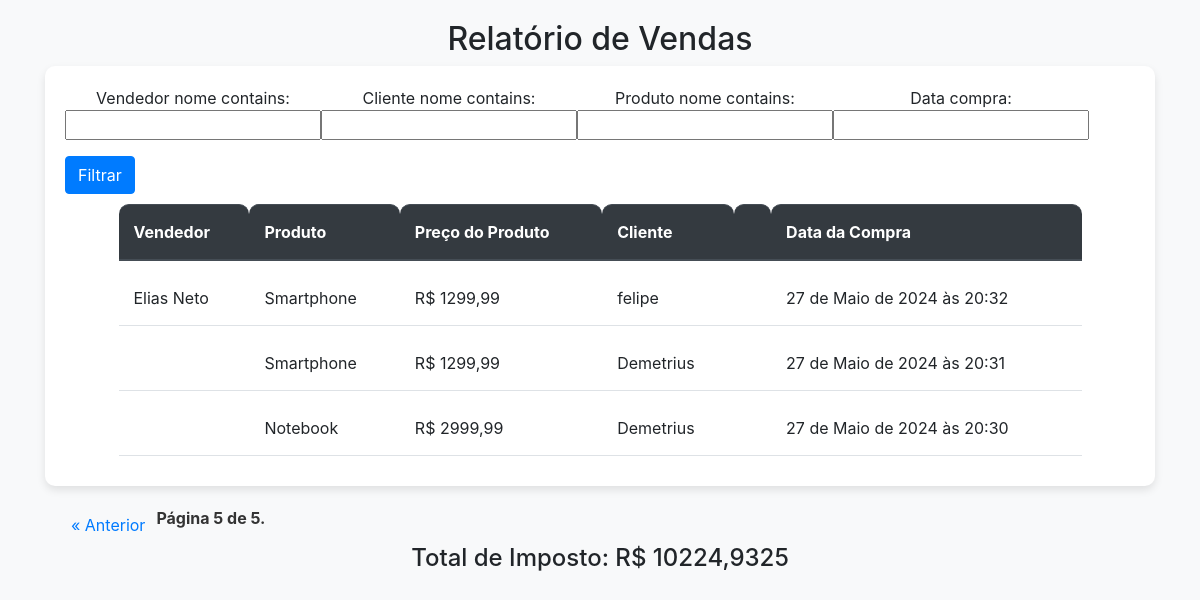
The page /relatorio/?page=5 on the database its author committed.
### estoque/models.py (models this page shows, shortened)
class Compra(models.Model):
    vendedor = models.ForeignKey(Vendedor, on_delete=models.SET_NULL, blank=True, null=True)
    cliente = models.ForeignKey(Cliente, on_delete=models.SET_NULL, blank=True, null=True)
    produto = models.ForeignKey(Produto, on_delete=models.SET_NULL, blank=True, null=True)
    data_compra = models.DateTimeField(auto_now_add=True, blank=True, null=True)

class Vendedor(models.Model):
    nome = models.CharField(max_length=30, blank=True, null=True)
    telefone = models.CharField(max_length=12, blank=True, null=True)
    cpf = models.CharField(max_length=11, blank=True, null=True)
    salario = models.DecimalField(max_digits=6, decimal_places=2, blank= True, null=True)

class Produto(models.Model):
    nome = models.CharField(max_length=30, blank=True, null=True)
    preco = models.DecimalField(max_digits=10, decimal_places=2, blank=True, null=True)
    qtd = models.IntegerField(blank=True, null=True)
    img = models.ImageField(upload_to='produtos', blank=True, null=True)

class Cliente(models.Model):
    nome = models.CharField(max_length=30, blank=True, null=True)
    endereco = models.CharField(max_length=100, blank=True, null=True)
    email = models.EmailField(max_length=40, unique=True, blank=True, null=True)
    telefone = models.CharField(max_length=12, blank=True, null=True)

### estoque/views.py (the view)
# urls.py: path('relatorio/', views.relatorio,  name='relatorio')
def relatorio(request):
    compras = Compra.objects.all().order_by('-data_compra')
    compras_filtro = CompraFilter(request.GET, queryset=compras)  # Passando o queryset não filtrado
    paginator = Paginator(compras_filtro.qs, 6)  # Usando o queryset filtrado para a paginação
    page = request.GET.get('page')
    page_obj = paginator.get_page(page)
    total_imposto = Decimal(0)
    for compra in compras_filtro.qs:  # Usando o queryset filtrado para calcular o total de imposto
        imposto = compra.produto.preco * Decimal(0.25)
        total_imposto += imposto
    context = {'page_obj': page_obj, 'filter': compras_filtro, 'total_imposto': total_imposto}
    return render(request, 'relatorio.html', context)

### templates/relatorio.html (shortened to what this page needs)
<!DOCTYPE html>
<html lang="pt-BR">
<head>
    <link href="https://stackpath.bootstrapcdn.com/bootstrap/4.5.2/css/bootstrap.min.css" rel="stylesheet">
</head>
<body>
    <div class="container">
        <div class="row">
            <div class="col-md-12">
                <h2 class="text-center">Relatório de Vendas</h2>
                <div class="table-container">
                    <form method="get" class="form-inline">
                        {{ filter.form.as_p }}
                        <button type="submit" class="btn btn-primary">Filtrar</button>
                    </form>
                    <table class="table">
                        <thead class="thead-dark">
                            <tr>
                                <th scope="col">Vendedor</th>
                                <th scope="col">Produto</th>
                                <th scope="col">Preço do Produto</th>
                                <th>Cliente<th>
                                <th scope="col">Data da Compra</th>
                            </tr>
                        </thead>
                        <tbody>
                            {% for i in page_obj %}
                            <tr>
                                <td>{{ i.vendedor.nome }}</td>
                                <td>{{ i.produto.nome }}</td>
                                <td>R$ {{ i.produto.preco }}</td>
                                <td> {{ i.cliente.nome}} <td>
                                <td>{{ i.data_compra }}</td>
                            </tr>
                            {% endfor %}
                        </tbody>
                    </table>
                </div>
                <div class="pagination">
                    {% if page_obj.has_previous %}
                        <a href="{% url "relatorio" %}?page={{page_obj.previous_page_number}}" class="btn btn-outline-primary">&laquo; Anterior</a>
                    {% endif %}
                    <span class="current">
                        Página {{ page_obj.number }} de {{ page_obj.paginator.num_pages }}.
                    </span>
                </div>
                <div class="text-center">
                    <h4>Total de Imposto: R$ {{ total_imposto }}</h4>
                </div>
            </div>
        </div>
    </div>
</body>
</html>

### templates/relatorio.html (style rules this page uses)
body { padding-top: 20px; background-color: #f8f9fa; }
.table-container { background-color: #fff; border-radius: 10px; box-shadow: 0 4px 8px rgba(0,0,0,0.1); padding: 20px; margin-bottom: 20px; }
.table-container table { border-collapse: separate; border-spacing: 0 10px; width: 90%; margin: 0 auto; }
.table-container th, .table-container td { padding: 15px; vertical-align: middle; background-color: #fff; border-top: none; border-bottom: 1px solid #dee2e6; }
.table-container th { background-color: #343a40; color: #fff; border-bottom-color: #fff; border-top: 1px solid #dee2e6; border-radius: 10px 10px 0 0; }
.pagination { justify-content: flex-start; margin-top: 20px; margin-left: 15px; }
.pagination a { color: #007bff; text-decoration: none; padding: 6px 10px; border: 1px solid transparent; border-radius: 5px; }
.pagination .current { font-weight: bold; color: #333; }
.text-center { text-align: center; }

### rows shown on the page
Compra: vendedor.nome "Elias Neto", produto.nome "Smartphone", produto.preco "1299,99", cliente.nome "felipe", data_compra "27 de Maio de 2024 às 20:32"
Compra: produto.nome "Smartphone", produto.preco "1299,99", cliente.nome "Demetrius", data_compra "27 de Maio de 2024 às 20:31"
Compra: produto.nome "Notebook", produto.preco "2999,99", cliente.nome "Demetrius", data_compra "27 de Maio de 2024 às 20:30"

### other values the page prints
{{ page_obj.number }} "5"
{{ page_obj.paginator.num_pages }} "5"
{{ total_imposto }} "10224,9325"
